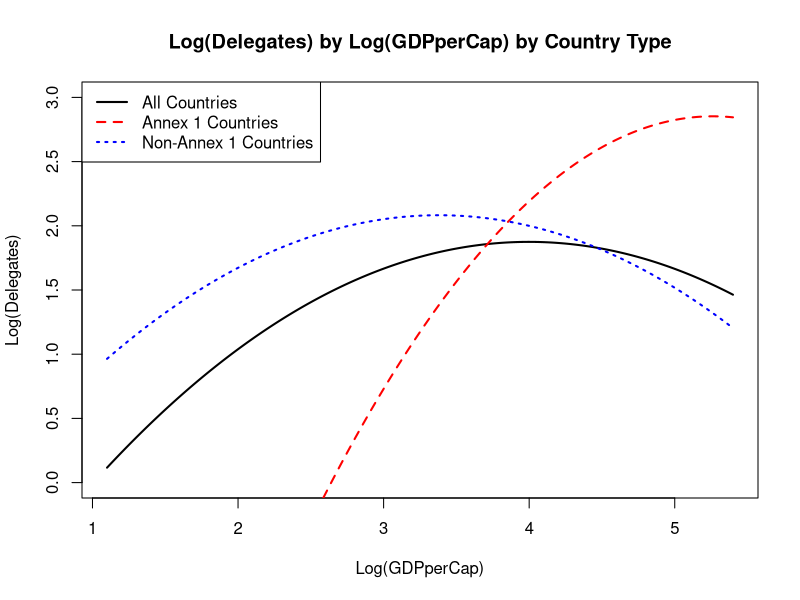

Recreate this plot in R.
#FIGURE 3 R CODE

#SETTING UP THE APPROPRIATE LIBRARIES
library(foreign)
library(lme4)

#IMPORTING DATA
climate<-read.csv("ClimateChangeAttendanceFPA.csv", header=TRUE)
climatedat1<-read.csv("ClimateImputationsRR12181.csv",header=TRUE)
climatedat2<-read.csv("ClimateImputationsRR12182.csv",header=TRUE)
climatedat3<-read.csv("ClimateImputationsRR12183.csv",header=TRUE)
climatedat4<-read.csv("ClimateImputationsRR12184.csv",header=TRUE)
climatedat5<-read.csv("ClimateImputationsRR12185.csv",header=TRUE)

#SETTING UP VARIABLES
distance1000<-climate$distance/1000
ldel<-log(climate$Delegates0+1)
gdpsquared1<-(climatedat1$logGDPpercap)^2
gdpsquared2<-(climatedat2$logGDPpercap)^2
gdpsquared3<-(climatedat3$logGDPpercap)^2
gdpsquared4<-(climatedat4$logGDPpercap)^2
gdpsquared5<-(climatedat5$logGDPpercap)^2
envcpiahalf1<-climatedat1$envcpia.2/2
envcpiahalf2<-climatedat2$envcpia.2/2
envcpiahalf3<-climatedat3$envcpia.2/2
envcpiahalf4<-climatedat4$envcpia.2/2
envcpiahalf5<-climatedat5$envcpia.2/2

EnvTreat1<-climatedat1$EnvTreaty
EnvTreat2<-climatedat2$EnvTreaty
EnvTreat3<-climatedat3$EnvTreaty
EnvTreat4<-climatedat4$EnvTreaty
EnvTreat5<-climatedat5$EnvTreaty

for (i in 1:4011){
  if (climatedat1$EnvTreaty[i]<0){
    EnvTreat1[i]<-0}
  if (climatedat2$EnvTreaty[i]<0){
    EnvTreat2[i]<-0}
  if (climatedat3$EnvTreaty[i]<0){
    EnvTreat3[i]<-0}
  if (climatedat4$EnvTreaty[i]<0){
    EnvTreat4[i]<-0}
  if (climatedat5$EnvTreaty[i]<0){
    EnvTreat5[i]<-0}
}

#PLOT RELATIONSHIP BETWEEN LOG(GDPPERCAP) AND LOG(DELEGATES) FOR ALL COUNTRIES
#SET UP RELATIONSHIP BETWEEN LOG(GDPPERCAP) AND LOG(DELEGATES)
loggdppercap<-climatedat1$logGDPpercap
logpop<-climatedat1$logpop
leftexec<-climatedat1$LeftExec
rightexec<-climatedat1$RightExec
noexec<-climatedat1$NoExec
polity2<-climatedat1$Polity2
regqual<-climatedat1$RegQual
logtourarriv<-climatedat1$logtourarriv
g20<-climate$G20
unsc<-climatedat1$UNSC
io<-climatedat1$IO
wbeb<-climatedat1$WBEB
gefcouncil<-climatedat1$GEFCouncil
logbiaiddonor<-climatedat1$logBilaterialAidDonor
logbiodiversity<-climatedat1$logbiodiversity
aosismember<-climatedat1$AOSISMembers
foodprod<-climatedat1$FoodProd
logbiaidrecip<-climatedat1$logBilaterialAidRecip
lognatdisaster<-climatedat1$logNatDiaster
logco2percap<-climatedat1$logCO2percap
opec<-climatedat1$OPECDummy
eu<-climate$EU
envministry<-climatedat1$EnvMinistry
year<-as.factor(climate$Year)
country<-climate$CountryCode

tab1r1pred<-lmer(ldel~loggdppercap+gdpsquared1+logpop+leftexec+rightexec+noexec+polity2+regqual+distance1000+logtourarriv+g20+unsc+io+wbeb+EnvTreat1+gefcouncil+logbiaiddonor+logbiodiversity+aosismember+foodprod+logbiaidrecip+lognatdisaster+logco2percap+opec+eu+envcpiahalf1+envministry+year+(1|country))

#SET UP NEW DATA WHERE ALL VARIABLES EXCEPT GDP ARE EVALUATED AT THEIR MEAN
new.data1<-data.frame(loggdppercap=seq(1.1,5.4,0.01), gdpsquared1=seq(1.1,5.4,0.01)^2, logpop=rep(mean(climatedat1$logpop), 431), leftexec=rep(mean(climatedat1$LeftExec), 431), rightexec=rep(mean(climatedat1$RightExec),431), noexec=rep(mean(climatedat1$NoExec),431), polity2=rep(mean(climatedat1$Polity2),431), regqual=rep(mean(climatedat1$RegQual),431), distance1000=rep(mean(distance1000),431), logtourarriv=rep(mean(climatedat1$logtourarriv),431), g20=rep(mean(climate$G20),431), unsc=rep(mean(climatedat1$UNSC),431), io=rep(mean(climatedat1$IO),431), wbeb=rep(mean(climatedat1$WBEB),431), EnvTreat1=rep(mean(EnvTreat1),431), gefcouncil=rep(mean(climatedat1$GEFCouncil),431), logbiaiddonor=rep(mean(climatedat1$logBilaterialAidDonor),431), logbiodiversity=rep(mean(climatedat1$logbiodiversity),431), aosismember=rep(mean(climatedat1$AOSISMembers),431), foodprod=rep(mean(climatedat1$FoodProd),431), logbiaidrecip=rep(mean(climatedat1$logBilaterialAidRecip),431), lognatdisaster=rep(mean(climatedat1$logNatDiaster),431), logco2percap=rep(mean(climatedat1$logCO2percap),431), opec=rep(mean(climatedat1$OPECDummy),431), eu=rep(mean(climate$EU),431), envcpiahalf1=rep(mean(envcpiahalf1),431),envministry=rep(mean(climatedat1$EnvMinistry),431), year=rep("2000", 431), country=rep("HRV", 431))

#GET PREDICTED VALUES FOR ALL COUNTIRES
yhats<-predict(tab1r1pred, newdata=new.data1)
lgdppercap<-seq(1.1,5.4,0.01)

#PLOT RELATIONSHIP FOR ALL COUNTRIES
plot(lgdppercap,yhats, type="l", lwd=2, lty=1, xlab="Log(GDPperCap)", ylab="Log(Delegates)", ylim=c(0,3))

#PLOT RELATIONSHIP BETWEEN LOG(GDPPERCAP) AND LOG(DELEGATES) FOR ALL ANNEX 1 COUNTRIES
#SET UP RELATIONSHIP BETWEEN LOG(GDPPERCAP) AND LOG(DELEGATES)

ldela1<-ldel[climate$Annex1Dummy==1]
gdpsquared1a1<-gdpsquared1[climate$Annex1Dummy==1]
loggdppercapa1<-climatedat1$logGDPpercap[climate$Annex1Dummy==1]
logpopa1<-climatedat1$logpop[climate$Annex1Dummy==1]
leftexeca1<-climatedat1$LeftExec[climate$Annex1Dummy==1]
rightexeca1<-climatedat1$RightExec[climate$Annex1Dummy==1]
noexeca1<-climatedat1$NoExec[climate$Annex1Dummy==1]
polity2a1<-climatedat1$Polity2[climate$Annex1Dummy==1]
regquala1<-climatedat1$RegQual[climate$Annex1Dummy==1]
distance1000a1<-distance1000[climate$Annex1Dummy==1]
logtourarriva1<-climatedat1$logtourarriv[climate$Annex1Dummy==1]
g20a1<-climate$G20[climate$Annex1Dummy==1]
unsca1<-climatedat1$UNSC[climate$Annex1Dummy==1]
ioa1<-climatedat1$IO[climate$Annex1Dummy==1]
wbeba1<-climatedat1$WBEB[climate$Annex1Dummy==1]
EnvTreat1a1<-EnvTreat1[climate$Annex1Dummy==1]
gefcouncila1<-climatedat1$GEFCouncil[climate$Annex1Dummy==1]
logbiaiddonora1<-climatedat1$logBilaterialAidDonor[climate$Annex1Dummy==1]
logbiodiversitya1<-climatedat1$logbiodiversity[climate$Annex1Dummy==1]
foodproda1<-climatedat1$FoodProd[climate$Annex1Dummy==1]
logbiaidrecipa1<-climatedat1$logBilaterialAidRecip[climate$Annex1Dummy==1]
lognatdisastera1<-climatedat1$logNatDiaster[climate$Annex1Dummy==1]
logco2percapa1<-climatedat1$logCO2percap[climate$Annex1Dummy==1]
eua1<-climate$EU[climate$Annex1Dummy==1]
envcpiahalf1a1<-envcpiahalf1[climate$Annex1Dummy==1]
envministrya1<-climatedat1$EnvMinistry[climate$Annex1Dummy==1]
yeara1<-as.factor(climate$Year[climate$Annex1Dummy==1])
countrya1<-climate$CountryCode[climate$Annex1Dummy==1]

tab1r1preda1<-lmer(ldela1~loggdppercapa1+gdpsquared1a1+logpopa1+leftexeca1+rightexeca1+noexeca1+polity2a1+regquala1+distance1000a1+logtourarriva1+g20a1+unsca1+ioa1+wbeba1+EnvTreat1a1+gefcouncila1+logbiaiddonora1+logbiodiversitya1+foodproda1+logbiaidrecipa1+lognatdisastera1+logco2percapa1+eua1+envcpiahalf1a1+envministrya1+yeara1+(1|countrya1))

#SET UP NEW DATA WHERE ALL VARIABLES EXCEPT GDP ARE EVALUATED AT THEIR MEAN
new.data1a1<-data.frame(loggdppercapa1=seq(1.1,5.4,0.01), gdpsquared1a1=seq(1.1,5.4,0.01)^2, logpopa1=rep(mean(climatedat1$logpop), 431), leftexeca1=rep(mean(climatedat1$LeftExec), 431), rightexeca1=rep(mean(climatedat1$RightExec),431), noexeca1=rep(mean(climatedat1$NoExec),431), polity2a1=rep(mean(climatedat1$Polity2),431), regquala1=rep(mean(climatedat1$RegQual),431), distance1000a1=rep(mean(distance1000),431), logtourarriva1=rep(mean(climatedat1$logtourarriv),431), g20a1=rep(mean(climate$G20),431), unsca1=rep(mean(climatedat1$UNSC),431), ioa1=rep(mean(climatedat1$IO),431), wbeba1=rep(mean(climatedat1$WBEB),431), EnvTreat1a1=rep(mean(EnvTreat1),431), gefcouncila1=rep(mean(climatedat1$GEFCouncil),431), logbiaiddonora1=rep(mean(climatedat1$logBilaterialAidDonor),431), logbiodiversitya1=rep(mean(climatedat1$logbiodiversity),431), foodproda1=rep(mean(climatedat1$FoodProd),431), logbiaidrecipa1=rep(mean(climatedat1$logBilaterialAidRecip),431), lognatdisastera1=rep(mean(climatedat1$logNatDiaster),431), logco2percapa1=rep(mean(climatedat1$logCO2percap),431), eua1=rep(mean(climate$EU),431), envcpiahalf1a1=rep(mean(envcpiahalf1),431),envministrya1=rep(mean(climatedat1$EnvMinistry),431), yeara1=rep("2000", 431), countrya1=rep("HRV", 431))

#GET PREDICTED VALUES FOR ALL ANNEX 1 COUNTIRES
yhatsa1<-predict(tab1r1preda1, newdata=new.data1a1)
lgdppercap<-seq(1.1,5.4,0.01)

#ADD ANNEX 1 COUNTRIES RELATIONSHIP TO THE PLOT
lines(lgdppercap,yhatsa1, type="l", lwd=2, lty=2, col="red")

#PLOT RELATIONSHIP BETWEEN LOG(GDPPERCAP) AND LOG(DELEGATES) FOR ALL NON-ANNEX 1 COUNTRIES
#SET UP RELATIONSHIP BETWEEN LOG(GDPPERCAP) AND LOG(DELEGATES)

ldelna1<-ldel[climate$Annex1Dummy==0]
gdpsquared1na1<-gdpsquared1[climate$Annex1Dummy==0]
loggdppercapna1<-climatedat1$logGDPpercap[climate$Annex1Dummy==0]
logpopna1<-climatedat1$logpop[climate$Annex1Dummy==0]
leftexecna1<-climatedat1$LeftExec[climate$Annex1Dummy==0]
rightexecna1<-climatedat1$RightExec[climate$Annex1Dummy==0]
noexecna1<-climatedat1$NoExec[climate$Annex1Dummy==0]
polity2na1<-climatedat1$Polity2[climate$Annex1Dummy==0]
regqualna1<-climatedat1$RegQual[climate$Annex1Dummy==0]
distance1000na1<-distance1000[climate$Annex1Dummy==0]
logtourarrivna1<-climatedat1$logtourarriv[climate$Annex1Dummy==0]
g20na1<-climate$G20[climate$Annex1Dummy==0]
unscna1<-climatedat1$UNSC[climate$Annex1Dummy==0]
iona1<-climatedat1$IO[climate$Annex1Dummy==0]
wbebna1<-climatedat1$WBEB[climate$Annex1Dummy==0]
EnvTreat1na1<-EnvTreat1[climate$Annex1Dummy==0]
gefcouncilna1<-climatedat1$GEFCouncil[climate$Annex1Dummy==0]
logbiaiddonorna1<-climatedat1$logBilaterialAidDonor[climate$Annex1Dummy==0]
logbiodiversityna1<-climatedat1$logbiodiversity[climate$Annex1Dummy==0]
aosismemberna1<-climatedat1$AOSISMembers[climate$Annex1Dummy==0]
foodprodna1<-climatedat1$FoodProd[climate$Annex1Dummy==0]
logbiaidrecipna1<-climatedat1$logBilaterialAidRecip[climate$Annex1Dummy==0]
lognatdisasterna1<-climatedat1$logNatDiaster[climate$Annex1Dummy==0]
logco2percapna1<-climatedat1$logCO2percap[climate$Annex1Dummy==0]
opecna1<-climatedat1$OPECDummy[climate$Annex1Dummy==0]
envcpiahalf1na1<-envcpiahalf1[climate$Annex1Dummy==0]
envministryna1<-climatedat1$EnvMinistry[climate$Annex1Dummy==0]
yearna1<-as.factor(climate$Year[climate$Annex1Dummy==0])
countryna1<-climate$CountryCode[climate$Annex1Dummy==0]

tab1r1predna1<-lmer(ldelna1~loggdppercapna1+gdpsquared1na1+logpopna1+leftexecna1+rightexecna1+noexecna1+polity2na1+regqualna1+distance1000na1+logtourarrivna1+g20na1+unscna1+iona1+wbebna1+EnvTreat1na1+gefcouncilna1+logbiaiddonorna1+logbiodiversityna1+aosismemberna1+foodprodna1+logbiaidrecipna1+lognatdisasterna1+logco2percapna1+opecna1+envcpiahalf1na1+envministryna1+yearna1+(1|countryna1))

#SET UP NEW DATA WHERE ALL VARIABLES EXCEPT GDP ARE EVALUATED AT THEIR MEAN
new.data1na1<-data.frame(loggdppercapna1=seq(1.1,5.4,0.01), gdpsquared1na1=seq(1.1,5.4,0.01)^2, logpopna1=rep(mean(climatedat1$logpop), 431), leftexecna1=rep(mean(climatedat1$LeftExec), 431), rightexecna1=rep(mean(climatedat1$RightExec),431), noexecna1=rep(mean(climatedat1$NoExec),431), polity2na1=rep(mean(climatedat1$Polity2),431), regqualna1=rep(mean(climatedat1$RegQual),431), distance1000na1=rep(mean(distance1000),431), logtourarrivna1=rep(mean(climatedat1$logtourarriv),431), g20na1=rep(mean(climate$G20),431), unscna1=rep(mean(climatedat1$UNSC),431), iona1=rep(mean(climatedat1$IO),431), wbebna1=rep(mean(climatedat1$WBEB),431), EnvTreat1na1=rep(mean(EnvTreat1),431), gefcouncilna1=rep(mean(climatedat1$GEFCouncil),431), logbiaiddonorna1=rep(mean(climatedat1$logBilaterialAidDonor),431), logbiodiversityna1=rep(mean(climatedat1$logbiodiversity),431), aosismemberna1=rep(mean(climatedat1$AOSISMembers),431), foodprodna1=rep(mean(climatedat1$FoodProd),431), logbiaidrecipna1=rep(mean(climatedat1$logBilaterialAidRecip),431), lognatdisasterna1=rep(mean(climatedat1$logNatDiaster),431), logco2percapna1=rep(mean(climatedat1$logCO2percap),431), opecna1=rep(mean(climatedat1$OPECDummy),431), envcpiahalf1na1=rep(mean(envcpiahalf1),431),envministryna1=rep(mean(climatedat1$EnvMinistry),431), yearna1=rep("2000", 431), countryna1=rep("BWA", 431))

#GET PREDICTED VALUES FOR ALL NON-ANNEX 1 COUNTIRES
yhatsna1<-predict(tab1r1predna1, newdata=new.data1na1)
lgdppercap<-seq(1.1,5.4,0.01)

#ADD NON-ANNEX 1 COUNTRIES TO THE PLOT
lines(lgdppercap,yhatsna1, type="l", lwd=2, lty=3, col="blue")

#ADD LEGEND AND TITLE
legend("topleft",legend=c("All Countries", "Annex 1 Countries", "Non-Annex 1 Countries"), col=c("black", "red", "blue"), lty=c(1, 2, 3), lwd=c(2, 2, 2))
title("Log(Delegates) by Log(GDPperCap) by Country Type")

